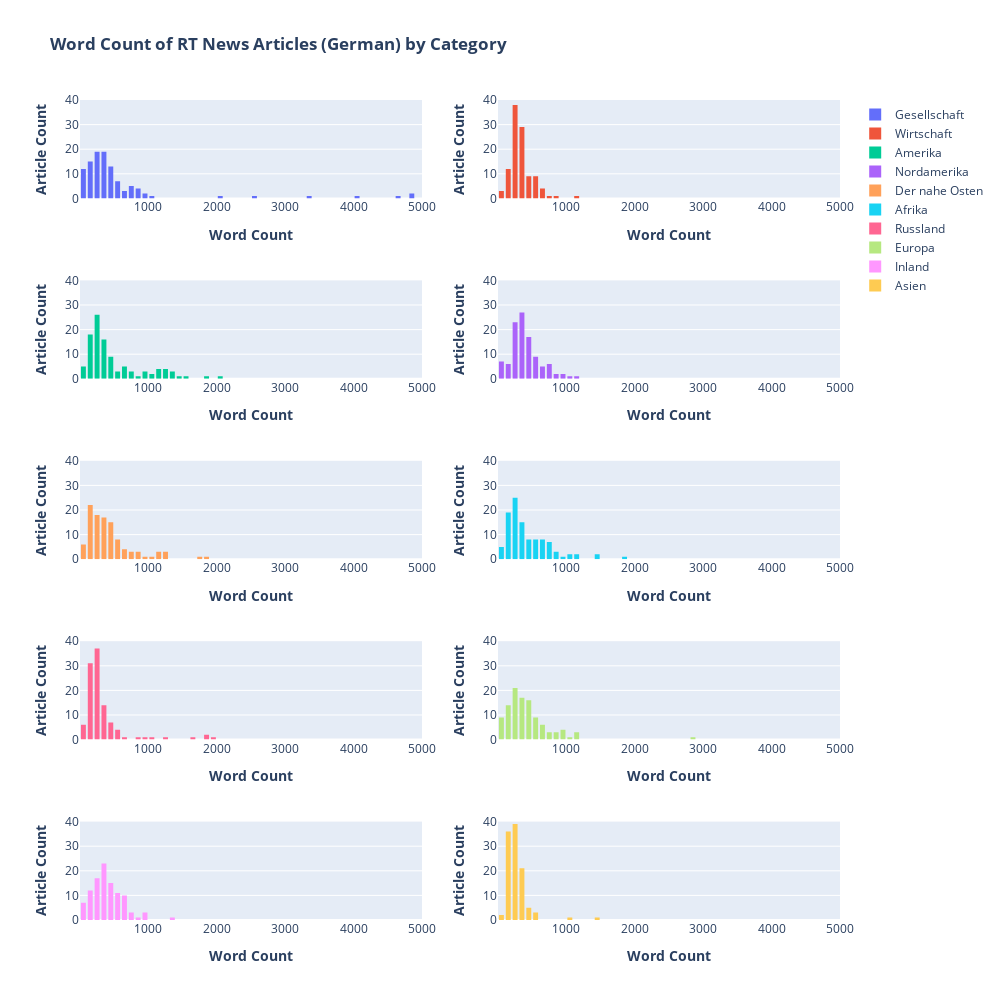

The notebook cell this image was saved under:
### Code cell
# Visuliaze: word count by category
gesellschaft = df_stats[df_stats['Category']=='gesellschaft']['Word Count']
wirtschaft = df_stats[df_stats['Category']=='wirtschaft']['Word Count']
inland = df_stats[df_stats['Category']=='inland']['Word Count']
asien = df_stats[df_stats['Category']=='asien']['Word Count']
amerika = df_stats[df_stats['Category']=='amerika']['Word Count']
nordamerika = df_stats[df_stats['Category']=='nordamerika']['Word Count']
europa = df_stats[df_stats['Category']=='europa']['Word Count']
der_nahe_osten = df_stats[df_stats['Category']=='der-nahe-osten']['Word Count']
afrika = df_stats[df_stats['Category']=='afrika']['Word Count']
russland = df_stats[df_stats['Category']=='russland']['Word Count']


fig = make_subplots(rows=5, cols=2, vertical_spacing=0.1)

gesellschaft = go.Histogram(x=gesellschaft,
                      xbins=dict(start=1, end=df_stats['Word Count'].max(), size=100),
                      autobinx=False, name='Gesellschaft')

wirtschaft = go.Histogram(x=wirtschaft,
                      xbins=dict(start=1, end=df_stats['Word Count'].max(), size=100),
                      autobinx=False, name='Wirtschaft')

inland = go.Histogram(x=inland,
                      xbins=dict(start=1, end=df_stats['Word Count'].max(), size=100),
                      autobinx=False, name='Inland')

asien = go.Histogram(x=asien,
                      xbins=dict(start=1, end=df_stats['Word Count'].max(), size=100),
                      autobinx=False, name='Asien')

amerika = go.Histogram(x=amerika,
                      xbins=dict(start=1, end=df_stats['Word Count'].max(), size=100),
                      autobinx=False, name='Amerika')

nordamerika = go.Histogram(x=nordamerika,
                      xbins=dict(start=1, end=df_stats['Word Count'].max(), size=100),
                      autobinx=False, name='Nordamerika')

europa = go.Histogram(x=europa,
                      xbins=dict(start=1, end=df_stats['Word Count'].max(), size=100),
                      autobinx=False, name='Europa')

der_nahe_osten = go.Histogram(x=der_nahe_osten,
                      xbins=dict(start=1, end=df_stats['Word Count'].max(), size=100),
                      autobinx=False, name='Der nahe Osten')

afrika = go.Histogram(x=afrika,
                      xbins=dict(start=1, end=df_stats['Word Count'].max(), size=100),
                      autobinx=False, name='Afrika')

russland = go.Histogram(x=russland,
                      xbins=dict(start=1, end=df_stats['Word Count'].max(), size=100),
                      name='Russland')       

fig.update_yaxes(title_text='<b>Article Count</b>', range=[0, 40])
fig.update_xaxes(title_text='<b>Word Count</b>', range=[1, 5000])




fig.append_trace(gesellschaft, 1, 1)
fig.append_trace(wirtschaft, 1, 2)
fig.append_trace(amerika, 2, 1)
fig.append_trace(nordamerika, 2, 2)
fig.append_trace(der_nahe_osten, 3, 1)
fig.append_trace(afrika, 3, 2)
fig.append_trace(russland, 4, 1)
fig.append_trace(europa, 4, 2)
fig.append_trace(inland, 5, 1)
fig.append_trace(asien, 5, 2)



fig.update_layout(height=1000, width=1000,
                  title_text='<b>Word Count of RT News Articles (German) by Category</b>', # title of plot
                  # gap between bars of adjacent location coordinates
                  bargap=0.2,
                  # gap between bars of the same location coordinates
                  bargroupgap=0.1)


fig.show()

### Figure 1 — Plotly figure (JSON) as saved in the notebook; plotly's stock layout.template omitted (floating-point values rounded to 4 significant figures)
{"data": [{"autobinx": false, "name": "Gesellschaft", "type": "histogram", "x": [943, 342, 223, 36, 136, 157, 355, 4662, 139, 414, 51, 334, 474, 519, 278, 40, 327, 141, 451, 335, 542, 17, 359, 513, 4877, 2098, 475, 20, 500, 200, 512, 4837, 302, 734, 243, 342, 299, 259, 380, 526, 165, 198, 117, 883, 3349, 233, 779, 227, 82, 399, 186, 208, 4014, 297, 324, 143, 212, 353, 305, 78, 186, 481, 265, 306, 34, 434, 266, 183, 2598, 852, 668, 334, 295, 288, 294, 418, 851, 417, 290, 600, 290, 654, 452, 172, 862, 398, 409, 638, 262, 766, 238, 471, 74, 78, 174, 573, 782, 27, 975, 367, 1016, 186, 356, 481, 67, 347, 721], "xaxis": "x", "xbins": {"end": 4877, "size": 100, "start": 1}, "yaxis": "y"}, {"autobinx": false, "name": "Wirtschaft", "type": "histogram", "x": [426, 495, 520, 355, 313, 772, 335, 257, 299, 317, 389, 190, 164, 569, 529, 467, 464, 219, 238, 161, 214, 524, 247, 390, 351, 393, 292, 302, 148, 389, 242, 338, 305, 116, 576, 96, 281, 314, 509, 242, 65, 397, 152, 507, 207, 340, 197, 416, 287, 268, 663, 257, 412, 338, 1200, 249, 223, 253, 447, 363, 189, 146, 259, 189, 281, 284, 291, 204, 325, 247, 303, 300, 552, 150, 311, 249, 827, 288, 384, 230, 653, 614, 342, 202, 341, 234, 234, 238, 262, 392, 186, 578, 284, 331, 340, 202, 237, 317, 29, 451, 288, 449, 314, 627, 263, 252, 327], "xaxis": "x2", "xbins": {"end": 4877, "size": 100, "start": 1}, "yaxis": "y2"}, {"autobinx": false, "name": "Amerika", "type": "histogram", "x": [136, 498, 203, 309, 395, 293, 266, 208, 405, 466, 1268, 332, 168, 337, 191, 265, 288, 213, 987, 148, 234, 928, 664, 173, 431, 1299, 228, 171, 330, 1295, 263, 1197, 245, 303, 311, 247, 355, 174, 347, 155, 860, 419, 1371, 111, 714, 696, 481, 473, 196, 1478, 173, 396, 274, 485, 1363, 1012, 644, 265, 1538, 444, 194, 222, 288, 1171, 142, 52, 676, 583, 259, 332, 185, 528, 600, 1240, 1193, 291, 39, 214, 282, 355, 236, 204, 382, 385, 1186, 786, 181, 107, 380, 1001, 39, 285, 958, 24, 1818, 616, 254, 40, 1318, 162, 196, 784, 383, 2014, 258, 283], "xaxis": "x3", "xbins": {"end": 4877, "size": 100, "start": 1}, "yaxis": "y3"}, {"autobinx": false, "name": "Nordamerika", "type": "histogram", "x": [338, 383, 384, 222, 701, 1191, 356, 361, 797, 296, 17, 472, 311, 15, 24, 367, 307, 285, 383, 404, 175, 444, 208, 20, 327, 66, 456, 495, 397, 565, 306, 318, 513, 685, 396, 211, 828, 739, 282, 528, 450, 263, 633, 541, 433, 324, 282, 358, 91, 983, 194, 554, 718, 132, 708, 353, 480, 275, 610, 278, 551, 223, 852, 232, 301, 632, 417, 676, 736, 579, 277, 237, 447, 251, 153, 325, 373, 369, 157, 297, 300, 278, 292, 184, 238, 465, 431, 327, 287, 961, 529, 1013, 291, 333, 403, 385, 33, 233, 410, 472, 304, 584, 441, 396, 305, 492], "xaxis": "x4", "xbins": {"end": 4877, "size": 100, "start": 1}, "yaxis": "y4"}, {"autobinx": false, "name": "Der nahe Osten", "type": "histogram", "x": [405, 128, 264, 580, 476, 889, 194, 512, 690, 448, 257, 227, 452, 349, 363, 125, 214, 242, 674, 496, 187, 153, 353, 554, 328, 477, 369, 515, 1787, 211, 556, 163, 337, 407, 193, 153, 551, 1227, 398, 1135, 490, 175, 243, 1185, 381, 487, 126, 417, 52, 408, 193, 891, 636, 1860, 649, 91, 367, 1071, 376, 421, 471, 954, 707, 337, 170, 373, 468, 38, 318, 252, 27, 1195, 238, 95, 214, 271, 296, 350, 115, 261, 310, 725, 322, 126, 710, 247, 104, 123, 116, 88, 124, 117, 111, 102, 208, 281, 803, 291, 447, 557, 262, 193, 313, 1298, 1261, 524], "xaxis": "x5", "xbins": {"end": 4877, "size": 100, "start": 1}, "yaxis": "y5"}, {"autobinx": false, "name": "Afrika", "type": "histogram", "x": [393, 384, 194, 688, 221, 260, 470, 1137, 403, 386, 520, 221, 1068, 277, 377, 250, 189, 224, 593, 233, 692, 314, 734, 193, 669, 762, 361, 161, 434, 158, 679, 1422, 574, 272, 194, 200, 271, 874, 299, 1873, 808, 211, 601, 339, 261, 272, 733, 272, 255, 266, 384, 1168, 581, 145, 866, 319, 70, 584, 308, 475, 50, 788, 295, 297, 241, 325, 763, 189, 308, 457, 460, 511, 548, 538, 470, 104, 190, 60, 314, 1446, 440, 65, 348, 196, 160, 939, 732, 124, 195, 334, 253, 161, 237, 239, 1002, 640, 719, 227, 676, 293, 185, 23, 231, 137, 616, 155], "xaxis": "x6", "xbins": {"end": 4877, "size": 100, "start": 1}, "yaxis": "y6"}, {"name": "Russland", "type": "histogram", "x": [116, 498, 189, 306, 20, 212, 189, 391, 256, 165, 914, 270, 496, 230, 262, 427, 194, 226, 153, 161, 216, 542, 834, 331, 142, 192, 114, 315, 268, 405, 1646, 183, 135, 1023, 163, 314, 356, 291, 246, 215, 294, 232, 537, 205, 464, 542, 304, 310, 190, 381, 1248, 235, 257, 143, 97, 171, 131, 162, 258, 394, 462, 392, 14, 556, 662, 220, 284, 208, 1876, 163, 199, 168, 215, 287, 216, 155, 211, 201, 216, 299, 215, 239, 240, 92, 282, 330, 187, 240, 197, 309, 401, 255, 1932, 1867, 143, 145, 199, 307, 100, 222, 221, 116, 208, 229, 124, 148, 147, 99], "xaxis": "x7", "xbins": {"end": 4877, "size": 100, "start": 1}, "yaxis": "y7"}, {"autobinx": false, "name": "Europa", "type": "histogram", "x": [739, 228, 495, 214, 395, 546, 319, 18, 434, 416, 274, 221, 226, 261, 997, 473, 352, 201, 59, 554, 62, 30, 453, 286, 27, 409, 370, 121, 308, 862, 391, 177, 647, 394, 191, 325, 320, 192, 409, 109, 660, 179, 159, 98, 1174, 326, 199, 1018, 414, 342, 459, 264, 544, 257, 721, 318, 424, 589, 148, 434, 282, 324, 147, 236, 412, 1179, 472, 196, 646, 906, 252, 69, 159, 117, 334, 107, 704, 526, 824, 333, 358, 270, 657, 664, 584, 225, 508, 220, 568, 291, 34, 295, 481, 2813, 1114, 267, 630, 474, 260, 21, 959, 824, 225, 905, 453, 521, 385], "xaxis": "x8", "xbins": {"end": 4877, "size": 100, "start": 1}, "yaxis": "y8"}, {"autobinx": false, "name": "Inland", "type": "histogram", "x": [350, 730, 634, 662, 303, 692, 203, 432, 418, 692, 415, 221, 345, 228, 616, 499, 275, 616, 515, 438, 628, 392, 270, 326, 517, 319, 286, 255, 477, 314, 719, 163, 616, 292, 301, 47, 393, 43, 443, 90, 210, 536, 441, 286, 525, 32, 344, 173, 1354, 351, 121, 186, 589, 362, 314, 229, 290, 501, 570, 333, 754, 549, 49, 403, 268, 365, 471, 338, 324, 854, 502, 978, 145, 579, 191, 688, 439, 441, 452, 141, 989, 19, 323, 170, 137, 280, 39, 901, 120, 634, 266, 282, 238, 331, 325, 194, 438, 333, 148, 397, 559, 444, 388], "xaxis": "x9", "xbins": {"end": 4877, "size": 100, "start": 1}, "yaxis": "y9"}, {"autobinx": false, "name": "Asien", "type": "histogram", "x": [212, 317, 420, 425, 286, 281, 526, 1443, 177, 194, 295, 331, 234, 346, 215, 258, 157, 225, 364, 537, 303, 250, 387, 297, 224, 431, 229, 193, 277, 161, 250, 146, 371, 164, 169, 189, 219, 281, 355, 165, 219, 95, 243, 192, 346, 302, 590, 387, 207, 155, 291, 204, 115, 194, 226, 169, 141, 168, 325, 188, 181, 98, 193, 224, 291, 163, 208, 174, 358, 227, 195, 297, 206, 388, 106, 340, 188, 282, 159, 147, 234, 273, 254, 232, 163, 259, 163, 175, 257, 320, 330, 222, 149, 377, 139, 165, 274, 329, 156, 189, 289, 330, 398, 1004, 414, 212, 176, 406], "xaxis": "x10", "xbins": {"end": 4877, "size": 100, "start": 1}, "yaxis": "y10"}], "layout": {"bargap": 0.2, "bargroupgap": 0.1, "height": 1000, "title": {"text": "<b>Word Count of RT News Articles (German) by Category</b>"}, "width": 1000, "xaxis": {"anchor": "y", "domain": [0, 0.45], "range": [1, 5000], "title": {"text": "<b>Word Count</b>"}}, "xaxis10": {"anchor": "y10", "domain": [0.55, 1], "range": [1, 5000], "title": {"text": "<b>Word Count</b>"}}, "xaxis2": {"anchor": "y2", "domain": [0.55, 1], "range": [1, 5000], "title": {"text": "<b>Word Count</b>"}}, "xaxis3": {"anchor": "y3", "domain": [0, 0.45], "range": [1, 5000], "title": {"text": "<b>Word Count</b>"}}, "xaxis4": {"anchor": "y4", "domain": [0.55, 1], "range": [1, 5000], "title": {"text": "<b>Word Count</b>"}}, "xaxis5": {"anchor": "y5", "domain": [0, 0.45], "range": [1, 5000], "title": {"text": "<b>Word Count</b>"}}, "xaxis6": {"anchor": "y6", "domain": [0.55, 1], "range": [1, 5000], "title": {"text": "<b>Word Count</b>"}}, "xaxis7": {"anchor": "y7", "domain": [0, 0.45], "range": [1, 5000], "title": {"text": "<b>Word Count</b>"}}, "xaxis8": {"anchor": "y8", "domain": [0.55, 1], "range": [1, 5000], "title": {"text": "<b>Word Count</b>"}}, "xaxis9": {"anchor": "y9", "domain": [0, 0.45], "range": [1, 5000], "title": {"text": "<b>Word Count</b>"}}, "yaxis": {"anchor": "x", "domain": [0.88, 1], "range": [0, 40], "title": {"text": "<b>Article Count</b>"}}, "yaxis10": {"anchor": "x10", "domain": [0, 0.12], "range": [0, 40], "title": {"text": "<b>Article Count</b>"}}, "yaxis2": {"anchor": "x2", "domain": [0.88, 1], "range": [0, 40], "title": {"text": "<b>Article Count</b>"}}, "yaxis3": {"anchor": "x3", "domain": [0.66, 0.78], "range": [0, 40], "title": {"text": "<b>Article Count</b>"}}, "yaxis4": {"anchor": "x4", "domain": [0.66, 0.78], "range": [0, 40], "title": {"text": "<b>Article Count</b>"}}, "yaxis5": {"anchor": "x5", "domain": [0.44, 0.56], "range": [0, 40], "title": {"text": "<b>Article Count</b>"}}, "yaxis6": {"anchor": "x6", "domain": [0.44, 0.56], "range": [0, 40], "title": {"text": "<b>Article Count</b>"}}, "yaxis7": {"anchor": "x7", "domain": [0.22, 0.34], "range": [0, 40], "title": {"text": "<b>Article Count</b>"}}, "yaxis8": {"anchor": "x8", "domain": [0.22, 0.34], "range": [0, 40], "title": {"text": "<b>Article Count</b>"}}, "yaxis9": {"anchor": "x9", "domain": [0, 0.12], "range": [0, 40], "title": {"text": "<b>Article Count</b>"}}}}
